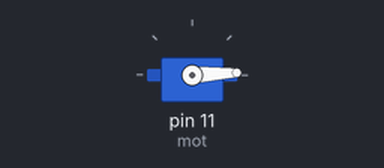
This sketch was run on a simulated Arduino Uno, built with avr-gcc and run on an emulated ATmega328P. On the bench: servo. What the sketch prints to the serial monitor is not drawn.

Above: at 0.05 s.
At 0.9 s:
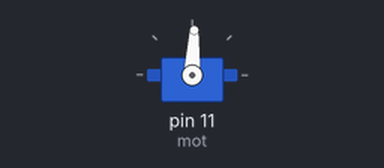
At 1.75 s:
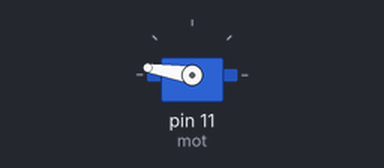
At 3.5 s:
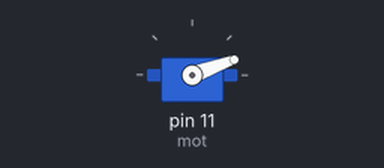
Timing chart, 0 to 8.5 s (numbered marks = the images above):
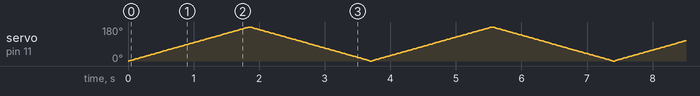

The sketch:

servo.ino
```cpp
#include <Servo.h>

//Creación objeto servo motor
Servo mot;

void setup() {
  Serial.begin(9600);
  mot.attach(11);
}

void loop() {
  //Posición inicial
  int pos= 0;
  mot.write(pos);

  for (pos= 0;pos<= 180;pos++)
  {
    Serial.println(pos);
    mot.write(pos);
    delay(10);
  }

  for (pos= 180;pos>= 0;pos--)
  {
    Serial.println(pos);
    mot.write(pos);
    delay(10);
  }
}
```
